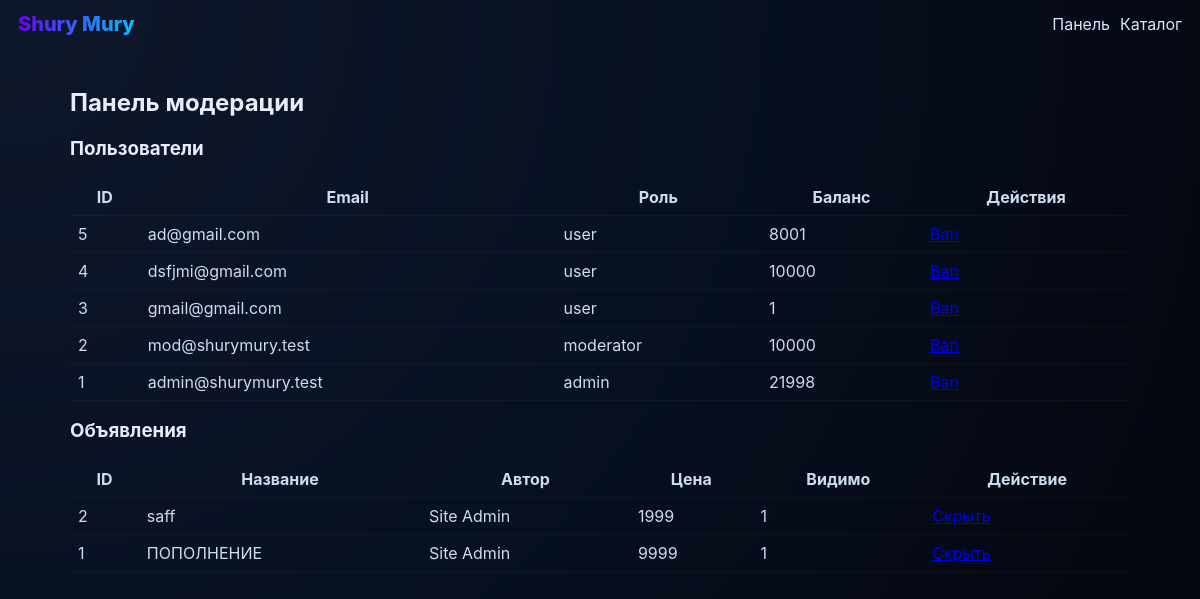
/admin.php (signed in), run on the app's committed database.
### tables this page shows
CREATE TABLE users (
  id INTEGER PRIMARY KEY AUTOINCREMENT,
  email TEXT UNIQUE,
  password TEXT,
  name TEXT,
  role TEXT DEFAULT 'user',
  banned INTEGER DEFAULT 0,
  color TEXT DEFAULT '#00e5ff',
  balance INTEGER DEFAULT 10000
);

CREATE TABLE services (
  id INTEGER PRIMARY KEY AUTOINCREMENT,
  user_id INTEGER,
  title TEXT,
  description TEXT,
  price INTEGER,
  currency TEXT DEFAULT 'RUB',
  image TEXT,
  visible INTEGER DEFAULT 1,
  category TEXT,
  created_at DATETIME DEFAULT CURRENT_TIMESTAMP
);

### init.php (called while the page is built, shortened)
<?php
$dbfile = __DIR__ . '/data.db';
try {
    $db = new PDO('sqlite:' . $dbfile);
    $db->setAttribute(PDO::ATTR_ERRMODE, PDO::ERRMODE_EXCEPTION);
} catch (Exception $e) {
    die('Cannot open database: ' . $e->getMessage());
}
$db->exec(<<<'SQL'
CREATE TABLE IF NOT EXISTS users (
  id INTEGER PRIMARY KEY AUTOINCREMENT,
  email TEXT UNIQUE,
  password TEXT,
  name TEXT,
  role TEXT DEFAULT 'user',
  banned INTEGER DEFAULT 0,
  color TEXT DEFAULT '#00e5ff',
  balance INTEGER DEFAULT 10000
);
CREATE TABLE IF NOT EXISTS services (
  id INTEGER PRIMARY KEY AUTOINCREMENT,
  user_id INTEGER,
  title TEXT,
  description TEXT,
  price INTEGER,
  currency TEXT DEFAULT 'RUB',
  image TEXT,
  visible INTEGER DEFAULT 1,
  category TEXT,
  created_at DATETIME DEFAULT CURRENT_TIMESTAMP
);
CREATE TABLE IF NOT EXISTS reviews (
  id INTEGER PRIMARY KEY AUTOINCREMENT,
  service_id INTEGER,
  user_id INTEGER,
  rating INTEGER,
  comment TEXT,
  created_at DATETIME DEFAULT CURRENT_TIMESTAMP
);
CREATE TABLE IF NOT EXISTS messages (
  id INTEGER PRIMARY KEY AUTOINCREMENT,
  from_user INTEGER,
  to_user INTEGER,
  text TEXT,
  created_at DATETIME DEFAULT CURRENT_TIMESTAMP
);
CREATE TABLE IF NOT EXISTS notifications (
  id INTEGER PRIMARY KEY AUTOINCREMENT,
  user_id INTEGER,
  text TEXT,
  seen INTEGER DEFAULT 0,
  created_at DATETIME DEFAULT CURRENT_TIMESTAMP
);
SQL
);
function user(){
    global $db;
    $s = $db->prepare('SELECT * FROM users WHERE id=?');
    $s->execute([$_SESSION['user_id']]);
    return $s->fetch(PDO::FETCH_ASSOC);
}
function require_login(){
    $u = user();
}
?>

### admin.php (the view, shortened to what this page needs)
<?php include_once 'init.php'; require_login(); $u=user(); if($u['role']!='admin' && $u['role']!='moderator'){ echo 'Доступ запрещен'; exit; }
$users = $db->query('SELECT * FROM users ORDER BY id DESC')->fetchAll(PDO::FETCH_ASSOC);
$services = $db->query('SELECT s.*, u.name as author FROM services s JOIN users u ON u.id=s.user_id ORDER BY s.created_at DESC')->fetchAll(PDO::FETCH_ASSOC);
?>
<!doctype html><html><head><meta charset="utf-8"><title>Модерация</title><link rel="stylesheet" href="assets/style.css"></head><body>
<?php include 'index_header_stub.php'; ?>
<main class="container admin">
  <h2>Панель модерации</h2>
  <section>
    <h3>Пользователи</h3>
    <table class="admintab"><tr><th>ID</th><th>Email</th><th>Роль</th><th>Баланс</th><th>Действия</th></tr>
    <?php foreach($users as $us): ?>
      <tr><td><?php echo $us['id'];?></td><td><?php echo htmlspecialchars($us['email']);?></td><td><?php echo $us['role'];?></td><td><?php echo $us['balance'];?></td><td>
        <?php if(!$us['banned']): ?><a href="?ban=<?php echo $us['id'];?>">Ban</a><?php else: ?><a href="?unban=<?php echo $us['id'];?>">Unban</a><?php endif; ?>
      </td></tr>
    <?php endforeach; ?>
    </table>
  </section>
  <section>
    <h3>Объявления</h3>
    <table class="admintab"><tr><th>ID</th><th>Название</th><th>Автор</th><th>Цена</th><th>Видимо</th><th>Действие</th></tr>
    <?php foreach($services as $s): ?>
      <tr><td><?php echo $s['id'];?></td><td><?php echo htmlspecialchars($s['title']);?></td><td><?php echo htmlspecialchars($s['author']);?></td><td><?php echo $s['price'];?></td><td><?php echo $s['visible'];?></td><td><?php if($s['visible']): ?><a href="?hide=<?php echo $s['id'];?>">Скрыть</a><?php else: ?><a href="?unhide=<?php echo $s['id'];?>">Показать</a><?php endif; ?></td></tr>
    <?php endforeach; ?>
    </table>
  </section>
</main>
</body></html>

### index_header_stub.php
<?php $u = user(); ?>
<header class="site-header"><a class="logo" href="/">Shury Mury</a><nav class="topnav"><?php if($u): ?><a href="dashboard.php">Панель</a><?php endif; ?><a href="index.php">Каталог</a></nav></header>

### assets/style.css (style rules this page uses)
:root { --accent1: linear-gradient(90deg,#6a00f4,#00c3ff); --glass: rgba(255,255,255,0.06); --radius: 12px; --cardpad: 14px; }
* { box-sizing:border-box; font-family:Inter,ui-sans-serif,system-ui,Segoe UI,Roboto,"Helvetica Neue",Arial; }
body { margin:0; background:radial-gradient(circle at top left,#0f172a 0%, #071021 50%, #03040a 100%); color:#e6eef8; min-height:100vh; }
.site-header { display:flex;align-items:center;justify-content:space-between;padding:12px 18px;background:transparent; }
.logo { font-weight:800;font-size:20px;color:white;text-decoration:none;background:var(--accent1);-webkit-background-clip:text;background-clip:text;color:transparent; }
.topnav a { color:#cfe9ff;margin-left:10px;text-decoration:none; }
.container { padding:20px;max-width:1100px;margin:0 auto; }
.admintab { width:100%;border-collapse:collapse; }
.admintab th, .admintab td { padding:8px;border-bottom:1px solid rgba(255,255,255,0.03);color:#cde; }

### data on the page
users: id "5", email "ad@gmail.com", role "user", balance "8001"
users: id "4", email "dsfjmi@gmail.com", role "user", balance "10000"
users: id "3", email "gmail@gmail.com", role "user", balance "1"
users: id "2", email "mod@shurymury.test", role "moderator", balance "10000"
users: id "1", email "admin@shurymury.test", role "admin", balance "21998"
services: id "2", title "saff", user.name "Site Admin", price "1999", visible "1"
services: id "1", title "ПОПОЛНЕНИЕ", user.name "Site Admin", price "9999", visible "1"
